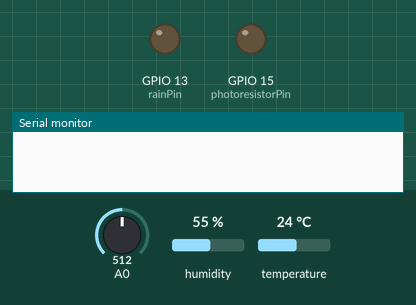
Simulated run of this sketch. Board: ESP8266 (NodeMCU). On the bench: output pins drawn as LEDs (lit = HIGH), the last lines printed to the serial monitor. The test bench sets the inputs (shaded band); at power-on: A0 = 512, humidity 55 %, temperature 24 °C. WiFi joins after 1.5 s; servers stay silent unless stated; no MQTT or app messages arrive unless stated. At 2.1 s the program puts the board to deep sleep or switches it off; the recording ends there.

Above: at 0.0 s.
At 1.72 s:
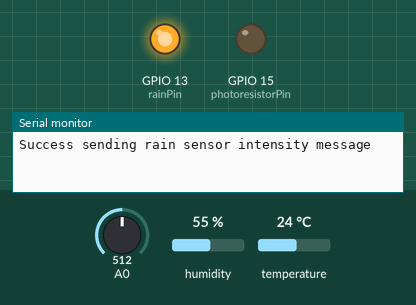
Timing chart, 0 to 2.1 s (numbered marks = the images above):
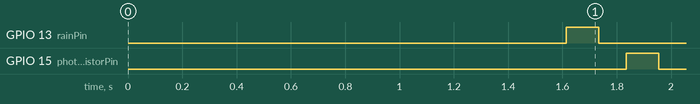

The sketch:

sketch_DHT11_RainSensor_LightResistor31102020.ino
```cpp
#include <ArduinoJson.h>
#include <ESP8266WiFi.h>
#include <PubSubClient.h>
#include "DHTesp.h"

// Initializes the espClient
WiFiClient espClient;
PubSubClient client(espClient);

// DHT Sensor
DHTesp dht;
const int DHTPin = 12; // D6

// Photoresistor
const int rainPin = 13;  // D7
const int photoresistorPin = 15; // D8
const int rainSensorNoRainValue = 928;
const int rainSensorRainValue = 0;
const int photoresistorHighIntensity = 820;
const int photoresistorLowIntensity = 0;
const char* ssid = "wifi-name";
const char* password = "password";

// Change the variable to your Raspberry Pi IP address, so it connects to your MQTT broker
const char* mqtt_server = "ip-address"; // Mac-book


// Time to sleep (in seconds):
const int sleepTimeS = 600;

WiFiServer server(80);

// JSON objects
StaticJsonBuffer<256> JSONbuffer;
JsonObject& JSONencoder = JSONbuffer.createObject();

// Connects your ESP8266 to your router
void setup_wifi() {
  delay(10);
  // We start by connecting to a WiFi network
  Serial.println();
  Serial.print("Connecting to ");
  Serial.println(ssid);
  WiFi.begin(ssid, password);
  while (WiFi.status() != WL_CONNECTED) {
    delay(500);
    Serial.print(".");
  }
  Serial.println("");
  Serial.print("WiFi connected - ESP IP address: ");
  Serial.println(WiFi.localIP());
}

// This functions reconnects your ESP8266 to your MQTT broker
// Change the function below if you want to subscribe to more topics with your ESP8266
void reconnect() {
  // Loop until we're reconnected
  while (!client.connected()) {
    Serial.print("Attempting MQTT connection...");
    // Attempt to connect
     /*
     YOU  NEED TO CHANGE THIS NEXT LINE, IF YOU'RE HAVING PROBLEMS WITH MQTT MULTIPLE CONNECTIONS
     To change the ESP device ID, you will have to give a unique name to the ESP8266.
     Here's how it looks like now:
       if (client.connect("ESP8266Client")) {
     If you want more devices connected to the MQTT broker, you can do it like this:
       if (client.connect("ESPOffice")) {
     Then, for the other ESP:
       if (client.connect("ESPGarage")) {
      That should solve your MQTT multiple connections problem

     THE SECTION IN loop() function should match your device name
    */

    if (client.connect("ESP8266 Weather")) {
      Serial.println("connected");
    } else {
      Serial.print("failed, rc=");
      Serial.print(client.state());
      Serial.println(" try again in 5 seconds");
      // Wait 5 seconds before retrying
      delay(5000);
    }
  }
}

void setup() {
  dht.setup(DHTPin, DHTesp::DHT11);
  Serial.begin(115200); // open serial port, set the baud rate to 9600 bps
 // Serial.begin(9600); // open serial port, set the baud rate to 9600 bps
  setup_wifi();
  client.setServer(mqtt_server, 1883);

  //server.begin(); // Start the server

  pinMode(rainPin, OUTPUT);
  pinMode(photoresistorPin, OUTPUT);

  runSensors();

  ESP.deepSleep(sleepTimeS * 1000000,WAKE_RF_DEFAULT);   //try the default mode
  delay(100);
}

void runSensors()
{
  if (!client.connected()) {
    reconnect();
  }
  if(!client.loop())

  client.connect("ESP8266Client");

  JSONencoder["location"] = "OUTSIDE-WINDOW";
  runDHTsensor();
  runRainSensor();
  runPhotoresistorSensor();
}

void runDHTsensor()
{
  // DHT11 measurement
  // Sensor readings may also be up to 2 seconds 'old' (its a very slow sensor)
  float hDht = dht.getHumidity();
  // Read temperature as Celsius (the default)
  float tDht = dht.getTemperature();

  Serial.print(dht.getStatusString());
  // Check if any reads failed and exit early (to try again).
  if (isnan(hDht) || isnan(tDht)) {
    Serial.print(hDht);
    Serial.print(tDht);
    Serial.println("Failed to read from DHT sensor!");
    return;
  }

  float hicDht = dht.computeHeatIndex(tDht, hDht, false);
  float dewPointDht = tDht - ((100 - hDht)/5.0F);

  JSONencoder["device"] = "DHT11";

  // TEMPERATURES DHT11
  JSONencoder["unit"] = "°C";

  // TEMPERATURE
  JSONencoder["type"] = "Temperature";
  JSONencoder["value"] = tDht;

  char JSONmessageBufferTemperature[256];
  JSONencoder.printTo(JSONmessageBufferTemperature, sizeof(JSONmessageBufferTemperature));
  Serial.println(JSONmessageBufferTemperature);
  if(client.publish("/weather/temperature/dht11", JSONmessageBufferTemperature) == true)
  {
    Serial.println("Success sending temperature message");
  } else {
    Serial.println("Error sending temperature message");
  }

  // DEW POINT
  JSONencoder["type"] = "Dew Point";
  JSONencoder["value"] = dewPointDht;

  char JSONmessageBufferDewPoint[256];
  JSONencoder.printTo(JSONmessageBufferDewPoint, sizeof(JSONmessageBufferDewPoint));
  Serial.println(JSONmessageBufferDewPoint);
  if(client.publish("/weather/dew_point/dht11", JSONmessageBufferDewPoint) == true)
  {
    Serial.println("Success sending dew point message");
  } else {
    Serial.println("Error sending dew point message");
  }

  // HEAT INDEX
  JSONencoder["type"] = "Heat Index";
  JSONencoder["value"] = hicDht;

  char JSONmessageBufferHeatIndex[256];
  JSONencoder.printTo(JSONmessageBufferHeatIndex, sizeof(JSONmessageBufferHeatIndex));
  Serial.println(JSONmessageBufferHeatIndex);
  if(client.publish("/weather/heat_index/dht11", JSONmessageBufferHeatIndex) == true)
  {
    Serial.println("Success sending heat index message");
  } else {
    Serial.println("Error sending heat index message");
  }

  // HUMIDITY
  JSONencoder["unit"] = "%";
  JSONencoder["type"] = "Humidity";
  JSONencoder["value"] = hDht;

  char JSONmessageBufferHumidity[256];
  JSONencoder.printTo(JSONmessageBufferHumidity, sizeof(JSONmessageBufferHumidity));
  Serial.println(JSONmessageBufferHumidity);
  if(client.publish("/weather/humidity/dht11", JSONmessageBufferHumidity) == true)
  {
    Serial.println("Success sending humidity message");
  } else {
    Serial.println("Error sending humidity message");
  }
}

void runRainSensor() {
  digitalWrite(rainPin, HIGH);
  delay(100);

  int value = analogRead(A0);
  int percentage = map(value, rainSensorNoRainValue, rainSensorRainValue, 0, 100);

  if(percentage > 100) {
    percentage = 100;
  }
  if(percentage < 0) {
    percentage = 0;
  }

  JSONencoder["device"] = "Rain-Droplet-Sensor";
  JSONencoder["type"] = "Rain_Intensity";
  JSONencoder["value"] = percentage;
  JSONencoder["unit"] = "%";

  char JSONmessageBufferIntensity[256];
  JSONencoder.printTo(JSONmessageBufferIntensity, sizeof(JSONmessageBufferIntensity));
  Serial.println(JSONmessageBufferIntensity);
  if(client.publish("/weather/rain_intensity/rain_sensor", JSONmessageBufferIntensity) == true)
  {
    Serial.println("Success sending rain sensor intensity message");
  } else {
    Serial.println("Error sending rain sensor intensity  message");
  }

  JSONencoder["type"] = "Rain_Intensity";
  JSONencoder["value"] = value;
  JSONencoder["unit"] = "V";

  char JSONmessageBufferVoltage[256];
  JSONencoder.printTo(JSONmessageBufferVoltage, sizeof(JSONmessageBufferVoltage));
  Serial.println(JSONmessageBufferVoltage);
  if(client.publish("/weather/rain_intensity/rain_sensor/voltage", JSONmessageBufferVoltage) == true)
  {
    Serial.println("Success sending rain sensor voltage message");
  } else {
    Serial.println("Error sending rain sensor voltage  message");
  }

  digitalWrite(rainPin, LOW);
  delay(100);
}

void runPhotoresistorSensor() {
  digitalWrite(photoresistorPin, HIGH);
  delay(100);

  if (!client.connected()) {
    reconnect();
  }
  if(!client.loop())
  client.connect("ESP8266Client");

  int value = analogRead(A0);
  int percentage = map(value, photoresistorLowIntensity, photoresistorHighIntensity, 0, 100);

  if(percentage > 100) {
    percentage = 100;
  }
  if(percentage < 0) {
    percentage = 0;
  }

  JSONencoder["device"] = "Photoresistor";

  JSONencoder["type"] = "Light_Intensity";
  JSONencoder["value"] = percentage;
  JSONencoder["unit"] = "%";

  char JSONmessageBufferIntensity[256];
  JSONencoder.printTo(JSONmessageBufferIntensity, sizeof(JSONmessageBufferIntensity));
  Serial.println(JSONmessageBufferIntensity);
  if(client.publish("/weather/light_intensity/photoresistor", JSONmessageBufferIntensity) == true)
  {
    Serial.println("Success sending light sensor intensity message");
  } else {
    Serial.println("Error sending light sensor intensity  message");
  }

  JSONencoder["type"] = "Light_Intensity";
  JSONencoder["value"] = value;
  JSONencoder["unit"] = "V";

  char JSONmessageBufferVoltage[256];
  JSONencoder.printTo(JSONmessageBufferVoltage, sizeof(JSONmessageBufferVoltage));
  Serial.println(JSONmessageBufferVoltage);
  if(client.publish("/weather/light_intensity/photoresistor/voltage", JSONmessageBufferVoltage) == true)
  {
    Serial.println("Success sending light sensor voltage message");
  } else {
    Serial.println("Error sending light sensor voltage  message");
  }

  digitalWrite(photoresistorPin, LOW);
  delay(100);
}

void printDHTValues(float h, float t, float hic) {
  Serial.print("Humidity: ");
  Serial.print(h);
  Serial.print(" %\t Temperature: ");
  Serial.print(t);
  Serial.print(" *C ");
  Serial.print("\t Heat index: ");
  Serial.print(hic);
  Serial.println(" *C ");
}

void printRainSensor(float value, float percentage) {
  Serial.print("Rain Intensity value: ");
  Serial.print(value);
  Serial.print("\t");
  Serial.print("Rain Intensity: ");
  Serial.print(percentage);
  Serial.print(" %");
  Serial.println();
}

void printPhotoresistorSensor(float value, float percentage) {
  Serial.print("Photoresistor value: ");
  Serial.print(value);
  Serial.print("\t");
  Serial.print("Photoresistor intensity: ");
  Serial.print(percentage);
  Serial.print(" %");
  Serial.println();
}

void loop() {
}
```

Measured:
- by itself, GPIO 13 (rainPin): LOW → HIGH at 1.6 s, → LOW 0.12 s later
- by itself, GPIO 15 (photoresistorPin): LOW → HIGH at 1.8 s, → LOW 0.12 s later
